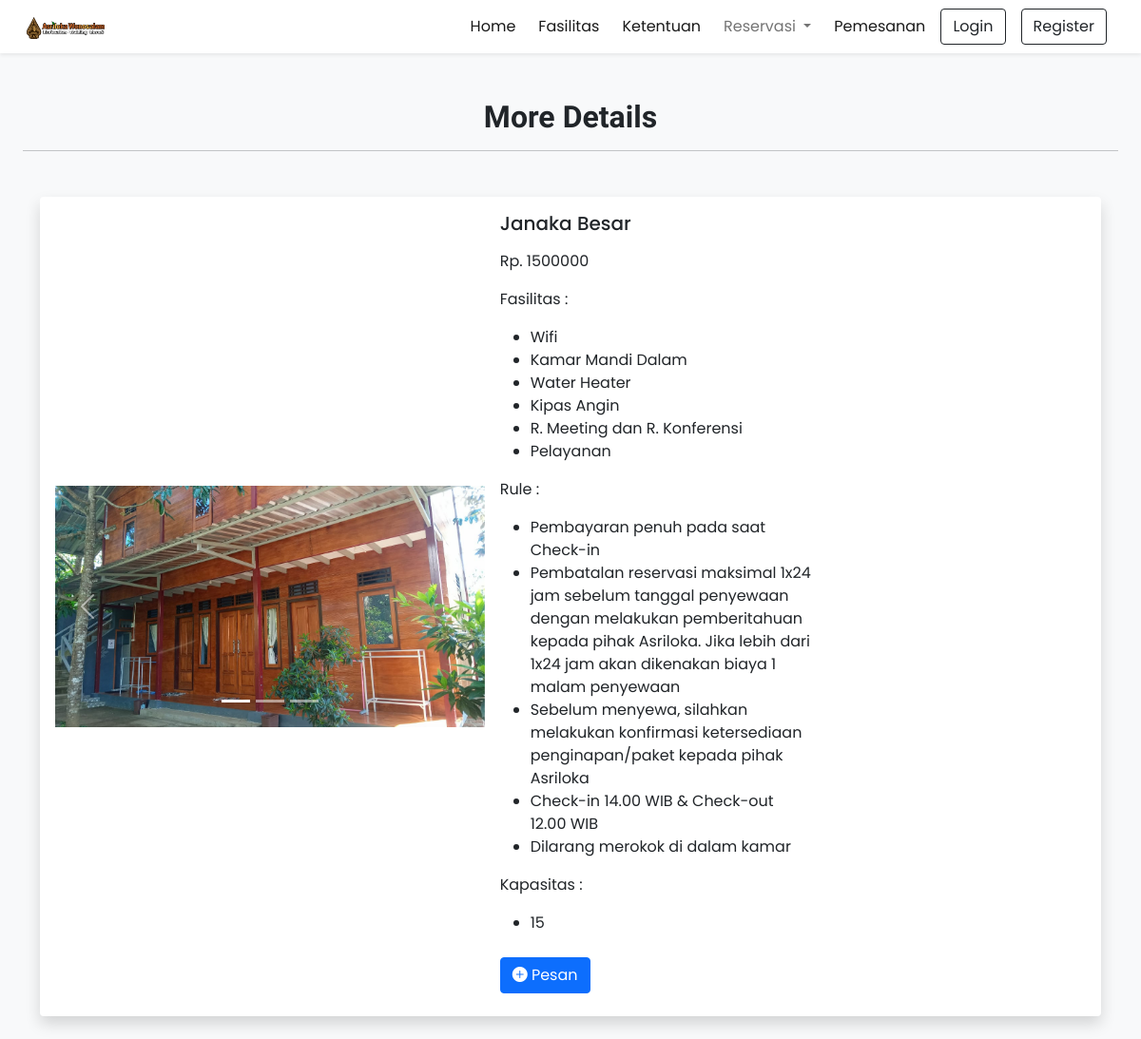
The page /details?type=room&id=67 on the database as committed earlier.
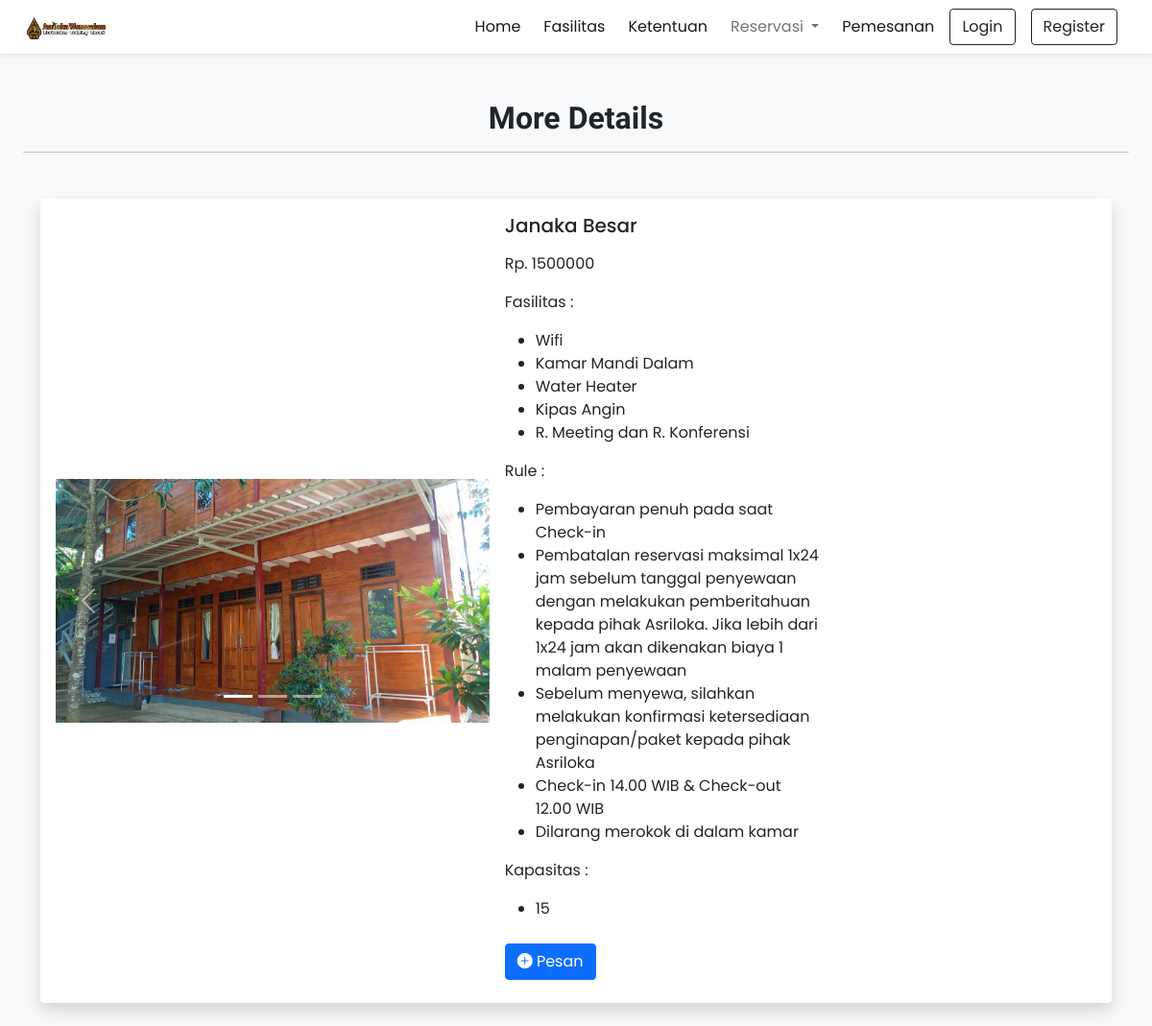
The same page on the database as committed later.
### tables this page shows
CREATE TABLE `room` (
  `id` int(11) NOT NULL,
  `name` varchar(191) NOT NULL,
  `description` varchar(191) DEFAULT NULL,
  `price` double NOT NULL,
  `rating` double NOT NULL DEFAULT 0,
  `isReady` tinyint(1) NOT NULL DEFAULT 0,
  `picture` varchar(191) DEFAULT NULL
);

CREATE TABLE `picture` (
  `id` int(11) NOT NULL,
  `name` varchar(191) DEFAULT NULL
);

CREATE TABLE `facility` (
  `id` int(11) NOT NULL,
  `picture` varchar(191) NOT NULL,
  `name` varchar(191) NOT NULL,
  `description` varchar(191) NOT NULL,
  `isGeneral` tinyint(1) NOT NULL DEFAULT 1
);

CREATE TABLE `rule` (
  `id` int(11) NOT NULL,
  `isGeneral` tinyint(1) NOT NULL DEFAULT 1,
  `description` varchar(191) NOT NULL
);

CREATE TABLE `capacity` (
  `id` int(11) NOT NULL,
  `name` varchar(191) NOT NULL,
  `description` varchar(191) NOT NULL
);

### details.php (the view, shortened to what this page needs)
<!DOCTYPE html>
<html lang="en">
<head>
    <?php require('inc/links.php'); ?>
</head>
<body class="bg-light">
    <?php require('inc/header.php'); ?>
    <div class="my-5 px-4">
        <h2 class="fw-bold h-font text-center">More Details</h2>
        <hr>
    </div>
    <div class="container">
        <?php
        $type = '';
        $id = '';
        if (isset($_GET['type']) && isset($_GET['id'])) {
            $type = $_GET['type'];
            $id = $_GET['id'];
        }
        if ($type == 'room') {
            $sql = "SELECT * FROM room WHERE id = $id";
            $res = mysqli_query($conn, $sql);
            $room = mysqli_fetch_assoc($res);
            $sql = "SELECT f.* FROM facilityonroom fr
            JOIN facility f ON fr.facilityId = f.id
            WHERE fr.roomId = $id";
            $res = mysqli_query($conn, $sql);
            $facility = [];
            while ($row = mysqli_fetch_assoc($res)) {
                $facility[] = $row;
            }
            $sql = "SELECT p.* FROM pictureonroom pr
            JOIN picture p ON pr.pictureId = p.id
            WHERE pr.roomId = $id";
            $res = mysqli_query($conn, $sql);
            $picture = [];
            while ($row = mysqli_fetch_assoc($res)) {
                $picture[] = $row;
            }
            $sql = "SELECT r.* FROM ruleonroom rr
            JOIN rule r ON rr.ruleId = r.id
            WHERE rr.roomId = $id";
            $res = mysqli_query($conn, $sql);
            $rule = [];
            while ($row = mysqli_fetch_assoc($res)) {
                $rule[] = $row;
            }
            $sql = "SELECT c.* FROM capacityonroom cr
            JOIN capacity c ON cr.capacityId = c.id
            WHERE cr.roomId = $id";
            $res = mysqli_query($conn, $sql);
            $capacity = [];
            while ($row = mysqli_fetch_assoc($res)) {
                $capacity[] = $row;
            }
            $html = "<div class='card mb-4 border-0 shadow'>";
            $html .= "<div class='row g-0 p-3 align-items-center'>";
            $html .= "<div class='col-md-5 mb-lg-0 mb-md-0 mb-3'>";
            $html .= "<div id='carousel$room[id]' class='carousel slide'>";
            $html .= "<div class='carousel-indicators'>";
            for ($i = 0; $i < count($picture); $i++) {
                $html .= "<button type='button' data-bs-target='#carousel$room[id]' data-bs-slide-to='$i'";
                if ($i == 0) {
                    $html .= " class='active'";
                }
                $html .= " aria-label='Slide $i'></button>";
            }
            $html .= "</div>";
            $html .= "<div class='carousel-inner'>";
            foreach ($picture as $key => $value) {
                $html .= "<div class='carousel-item";
                if ($key == 0) {
                    $html .= " active";
                }
                $html .= "'>";
                $html .= "<img src='./assets/images/room/$value[name]' class='d-block w-100' alt='...'>";
                $html .= "</div>";
            }
            $html .= "</div>";
            $html .= "<button class='carousel-control-prev' type='button' data-bs-target='#carousel$room[id]' data-bs-slide='prev'>";
            $html .= "<span class='carousel-control-prev-icon' aria-hidden='true'></span>";
            $html .= "<span class='visually-hidden'>Previous</span>";
            $html .= "</button>";
            $html .= "<button class='carousel-control-next' type='button' data-bs-target='#carousel$room[id]' data-bs-slide='next'>";
            $html .= "<span class='carousel-control-next-icon' aria-hidden='true'></span>";
            $html .= "<span class='visually-hidden'>Next</span>";
            $html .= "</button>";
            $html .= "</div>";
            $html .= "</div>";
            $html .= "<div class='col-md-4 px-lg-3 px-md-3 px-0'>";
            $html .= "<h5 class='mb-3'>$room[name]</h5>";
            $html .= "<p class='mb-3'>$room[description]</p>";
            $html .= "<p class='mb-3'>Rp. $room[price]</p>";
            $html .= "<p class='mb-3'>Fasilitas :</p>";
            $html .= "<ul class='mb-3'>";
            foreach ($facility as $key => $value) {
                $html .= "<li>$value[name]</li>";
            }
            $html .= "</ul>";
            $html .= "<p class='mb-3'>Rule :</p>";
            $html .= "<ul class='mb-3'>";
            foreach ($rule as $key => $value) {
                $html .= "<li>$value[description]</li>";
            }
            $html .= "</ul>";
            $html .= "<p class='mb-3'>Kapasitas :</p>";
            $html .= "<ul class='mb-3'>";
            foreach ($capacity as $key => $value) {
                $html .= "<li>$value[description]</li>";
            }
            $html .= "</ul>";
            $html .= ' <button type="button" class="btn btn-primary my-2" data-bs-toggle="modal" data-bs-target="#makeBooking">
            <i class="bi bi-plus-circle-fill"></i> Pesan
        </button>';
            $html .= "</div>";
            $html .= "</div>";
            $html .= "</div>";
            echo $html;
        }
        ?>
</body>
</html>

### inc/links.php (shortened to what this page needs)
<link href="https://cdn.jsdelivr.net/npm/bootstrap@5.0.2/dist/css/bootstrap.min.css" rel="stylesheet">
<link rel="stylesheet" href="https://cdn.jsdelivr.net/npm/bootstrap-icons@1.10.5/font/bootstrap-icons.css">
<link rel="stylesheet" href="./assets/css/common.css">

### inc/header.php (shortened to what this page needs)
<nav class=" navbar navbar-expand-lg navbar-light bg-white px-lg-3 py-lg-2 shadow-sm sticky-top">
    <div class="container-fluid ">
        <a class="navbar-brand me-5" href="index">
            <img width=20% src="./assets/images/logo.png" alt="">
        </a>
        <div class="collapse navbar-collapse" id="navbarSupportedContent">
            <ul class="navbar-nav me-auto mb-2 mb-lg-0">
                <li class="nav-item">
                    <a class="nav-link active me-2" aria-current="page" href="index">Home</a>
                </li>
                <li class="nav-item">
                    <a class="nav-link active me-2" aria-current="page" href="fasilitas">Fasilitas</a>
                </li>
                <li class="nav-item">
                    <a class="nav-link active me-2" aria-current="page" href="ketentuan">Ketentuan</a>
                </li>
                <li class="nav-item dropdown me-2">
                    <a class="nav-link dropdown-toggle" href="#" id="navbarDropdown" role="button"
                        data-bs-toggle="dropdown" aria-expanded="false">
                        Reservasi
                    </a>
                </li>
                <li class="nav-item">
                    <a class="nav-link active me-2" aria-current="page" href="pemesanan">Pemesanan</a>
                </li>
            </ul>
            <div class="d-flex">
                <?php
                $user = '';
                if (!empty($user)) {
                    echo "<a href='logout' class='btn btn-outline-dark shadow-none me-lg-2 me-3'>Logout</a>";
                } else {
                    echo "<button type='button' class='btn btn-outline-dark shadow-none me-lg-3 me-2' data-bs-toggle='modal' data-bs-target='#loginModal'>Login</button>";
                    echo "<button type='button' class='btn btn-outline-dark shadow-none me-lg-2 me-3' data-bs-toggle='modal' data-bs-target='#registerModal'>Register</button>";
                }
                ?>
            </div>
        </div>
    </div>
</nav>

### assets/css/common.css (style rules this page uses)
:root { --teal: #2ec1ac; --teal_hover: #279e8c; }
* { font-family: "Poppins", sans-serif; }
.h-font { font-family: "Merienda", cursive; }

Rows that differ between the two databases and show on the page:
removed facility: name "Pelayanan"
